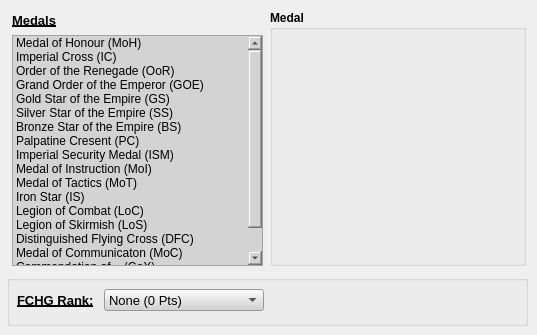
    <widget class="QWidget" name="tabMRF">
     <attribute name="title">
      <string>Medals, Ribbons and FCHG</string>
     </attribute>
     <widget class="QGroupBox" name="groupBox_4">
      <property name="geometry">
       <rect>
        <x>7</x>
        <y>275</y>
        <width>521</width>
        <height>51</height>
       </rect>
      </property>
      <property name="title">
       <string/>
      </property>
      <widget class="QLabel" name="label_26">
       <property name="geometry">
        <rect>
         <x>10</x>
         <y>17</y>
         <width>81</width>
         <height>16</height>
        </rect>
       </property>
       <property name="font">
        <font>
         <family>Arial</family>
         <pointsize>10</pointsize>
         <weight>75</weight>
         <bold>true</bold>
         <underline>true</underline>
        </font>
       </property>
       <property name="text">
        <string>FCHG Rank:</string>
       </property>
      </widget>
      <widget class="QComboBox" name="cbFCHG">
       <property name="geometry">
        <rect>
         <x>97</x>
         <y>14</y>
         <width>160</width>
         <height>22</height>
        </rect>
       </property>
       <property name="font">
        <font>
         <family>Arial</family>
         <pointsize>10</pointsize>
        </font>
       </property>
       <property name="styleSheet">
        <string notr="true">background-color: rgb(211, 211, 211);</string>
       </property>
       <item>
        <property name="text">
         <string>None (0 Pts)</string>
        </property>
       </item>
       <item>
        <property name="text">
         <string>Grenadier (10 Pts)</string>
        </property>
       </item>
       <item>
        <property name="text">
         <string>Lancer (25 Pts)</string>
        </property>
       </item>
       <item>
        <property name="text">
         <string>Hussar (50 Pts)</string>
        </property>
       </item>
       <item>
        <property name="text">
         <string>Fusilier (75 Pts)</string>
        </property>
       </item>
       <item>
        <property name="text">
         <string>Dragoon (100 Pts)</string>
        </property>
       </item>
       <item>
        <property name="text">
         <string>Cavalier (150 Pts)</string>
        </property>
       </item>
       <item>
        <property name="text">
         <string>Gallant (200 Pts)</string>
        </property>
       </item>
       <item>
        <property name="text">
         <string>Knight (250 Pts)</string>
        </property>
       </item>
       <item>
        <property name="text">
         <string>Paladin (300 Pts)</string>
        </property>
       </item>
       <item>
        <property name="text">
         <string>Legionnaire (400 Pts)</string>
        </property>
       </item>
       <item>
        <property name="text">
         <string>Aquilifer (500 Pts)</string>
        </property>
       </item>
       <item>
        <property name="text">
         <string>Decurion (750 Pts)</string>
        </property>
       </item>
       <item>
        <property name="text">
         <string>Tesserarius (1,000 Pts)</string>
        </property>
       </item>
       <item>
        <property name="text">
         <string>Optio (1,250 Pts)</string>
        </property>
       </item>
       <item>
        <property name="text">
         <string>Centurion (1,500 Pts)</string>
        </property>
       </item>
       <item>
        <property name="text">
         <string>Executor (2,000 Pts)</string>
        </property>
       </item>
       <item>
        <property name="text">
         <string>Gladiator (2,500 Pts)</string>
        </property>
       </item>
       <item>
        <property name="text">
         <string>Archon (3,000 Pts)</string>
        </property>
       </item>
       <item>
        <property name="text">
         <string>Templar (3,500 Pts)</string>
        </property>
       </item>
       <item>
        <property name="text">
         <string>Imperator (4,000 Pts)</string>
        </property>
       </item>
      </widget>
     </widget>
     <widget class="QLabel" name="label_24">
      <property name="geometry">
       <rect>
        <x>12</x>
        <y>12</y>
        <width>131</width>
        <height>16</height>
       </rect>
      </property>
      <property name="font">
       <font>
        <family>Arial</family>
        <pointsize>10</pointsize>
        <weight>75</weight>
        <bold>true</bold>
        <underline>true</underline>
       </font>
      </property>
      <property name="text">
       <string>Medals</string>
      </property>
     </widget>
     <widget class="QListWidget" name="lw_medals">
      <property name="geometry">
       <rect>
        <x>12</x>
        <y>35</y>
        <width>251</width>
        <height>231</height>
       </rect>
      </property>
      <property name="font">
       <font>
        <family>Arial</family>
       </font>
      </property>
      <property name="styleSheet">
       <string notr="true">background-color: rgb(211, 211, 211);</string>
      </property>
      <item>
       <property name="text">
        <string>Medal of Honour (MoH)</string>
       </property>
      </item>
      <item>
       <property name="text">
        <string>Imperial Cross (IC)</string>
       </property>
      </item>
      <item>
       <property name="text">
        <string>Order of the Renegade (OoR)</string>
       </property>
      </item>
      <item>
       <property name="text">
        <string>Grand Order of the Emperor (GOE)</string>
       </property>
      </item>
      <item>
       <property name="text">
        <string>Gold Star of the Empire (GS)</string>
       </property>
      </item>
      <item>
       <property name="text">
        <string>Silver Star of the Empire (SS)</string>
       </property>
      </item>
      <item>
       <property name="text">
        <string>Bronze Star of the Empire (BS)</string>
       </property>
      </item>
      <item>
       <property name="text">
        <string>Palpatine Cresent (PC)</string>
       </property>
      </item>
      <item>
       <property name="text">
        <string>Imperial Security Medal (ISM)</string>
       </property>
      </item>
      <item>
       <property name="text">
        <string>Medal of Instruction (MoI)</string>
       </property>
      </item>
      <item>
       <property name="text">
        <string>Medal of Tactics (MoT)</string>
       </property>
      </item>
      <item>
       <property name="text">
        <string>Iron Star (IS)</string>
       </property>
      </item>
      <item>
       <property name="text">
        <string>Legion of Combat (LoC)</string>
       </property>
      </item>
      <item>
       <property name="text">
        <string>Legion of Skirmish (LoS)</string>
       </property>
      </item>
      <item>
       <property name="text">
        <string>Distinguished Flying Cross (DFC)</string>
       </property>
      </item>
      <item>
       <property name="text">
        <string>Medal of Communicaton (MoC)</string>
       </property>
      </item>
      <item>
       <property name="text">
        <string>Commendation of... (CoX)</string>
       </property>
      </item>
      <item>
       <property name="text">
        <string>Order of the Vanguard (OV)</string>
       </property>
      </item>
     </widget>
     <widget class="QGroupBox" name="gb_medals">
      <property name="geometry">
       <rect>
        <x>270</x>
        <y>10</y>
        <width>256</width>
        <height>256</height>
       </rect>
      </property>
      <property name="font">
       <font>
        <family>Arial</family>
        <pointsize>9</pointsize>
        <weight>75</weight>
        <bold>true</bold>
       </font>
      </property>
      <property name="title">
       <string>Medal</string>
      </property>
     </widget>
    </widget>
